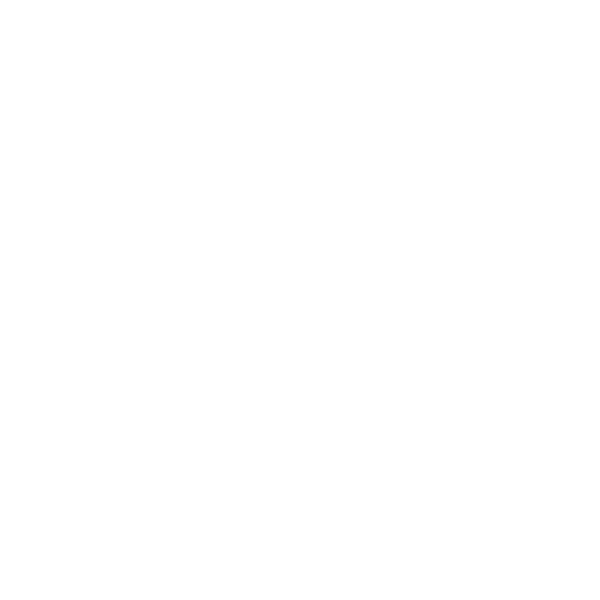
Frame 1 (no input)
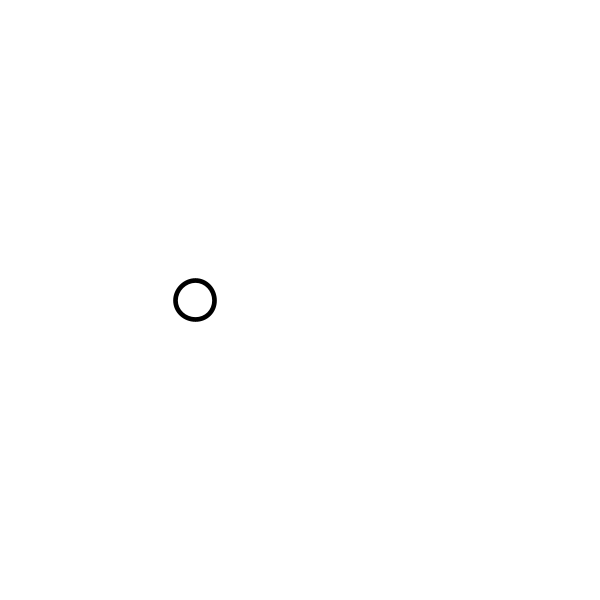
Frame 60 (the mouse pressed at the canvas centre just before this capture)
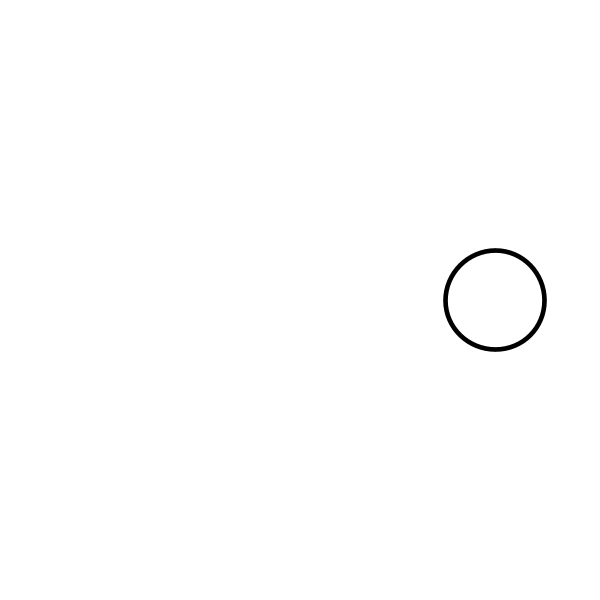
Frame 120 (the mouse held since frame 60 and released just before this capture)

The Processing sketch that drew these frames (run headless with seeded random() and noise(); from frame 60 on, the mouse is pressed at the canvas centre):

// Processing sketch: CIRCLE_5
// ── CIRCLE_5.pde
int x;  
void setup(){  
size(600,600);  
x=-100;  
}  
 
void draw (){  
background(255);  
strokeWeight(4.67);  
circle(x,300,x/5);   
x+=5;  
if (x>700){  
x=0;  
}  
}  
 
